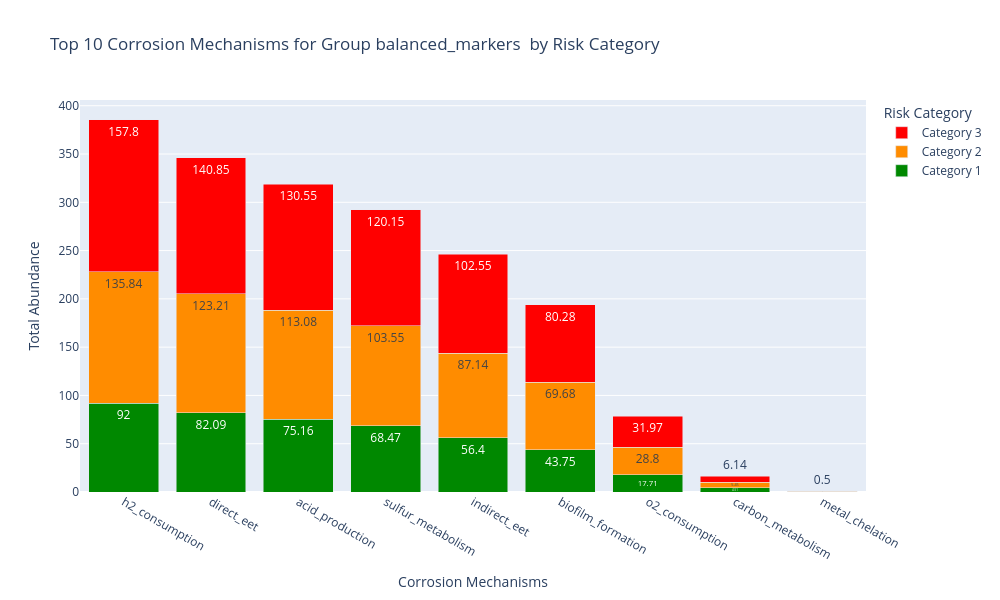

The cell this chart's notebook holds for it:
### Code cell
plot_mechanism_distribution(balanced_markers , "balanced_markers ")

### Figure 1 — Plotly figure (JSON) as saved in the notebook; plotly's stock layout.template omitted (floating-point values rounded to 4 significant figures)
{"data": [{"marker": {"color": "#008800"}, "name": "Category 1", "text": [92, 82.09, 75.16, 68.47, 56.4, 43.75, 17.71, 4.51, 0.36], "textposition": "auto", "type": "bar", "x": ["h2_consumption", "direct_eet", "acid_production", "sulfur_metabolism", "indirect_eet", "biofilm_formation", "o2_consumption", "carbon_metabolism", "metal_chelation"], "y": [92.0, 82.09, 75.16, 68.47, 56.4, 43.75, 17.71, 4.508, 0.3554]}, {"marker": {"color": "#FF8C00"}, "name": "Category 2", "text": [135.8, 123.2, 113.1, 103.5, 87.14, 69.68, 28.8, 5.45, 0.67], "textposition": "auto", "type": "bar", "x": ["h2_consumption", "direct_eet", "acid_production", "sulfur_metabolism", "indirect_eet", "biofilm_formation", "o2_consumption", "carbon_metabolism", "metal_chelation"], "y": [135.8, 123.2, 113.1, 103.6, 87.14, 69.68, 28.8, 5.454, 0.668]}, {"marker": {"color": "#FF0000"}, "name": "Category 3", "text": [157.8, 140.8, 130.6, 120.2, 102.5, 80.28, 31.97, 6.14, 0.5], "textposition": "auto", "type": "bar", "x": ["h2_consumption", "direct_eet", "acid_production", "sulfur_metabolism", "indirect_eet", "biofilm_formation", "o2_consumption", "carbon_metabolism", "metal_chelation"], "y": [157.8, 140.9, 130.5, 120.2, 102.6, 80.28, 31.97, 6.138, 0.5034]}], "layout": {"barmode": "stack", "height": 600, "hovermode": "x", "legend": {"title": {"text": "Risk Category"}}, "title": {"text": "Top 10 Corrosion Mechanisms for Group balanced_markers  by Risk Category"}, "width": 1000, "xaxis": {"title": {"text": "Corrosion Mechanisms"}}, "yaxis": {"title": {"text": "Total Abundance"}}}}
